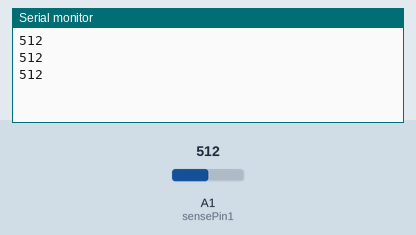
The sketch below on a simulated Arduino Uno, built with avr-gcc and run on an emulated ATmega328P. Shown: the last lines printed to the serial monitor. Inputs (shaded band) come from the test bench; at power-on: A1 (sensePin1) = 512.

Above: at 1.3 s.
1.4 s: A1 (sensePin1) set to 716
At 1.8 s:
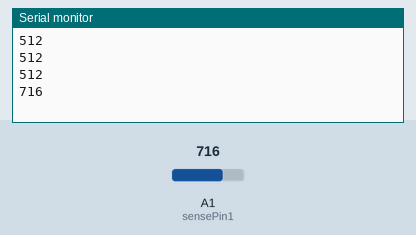
2.9 s: A1 (sensePin1) set to 900
At 3.4 s:
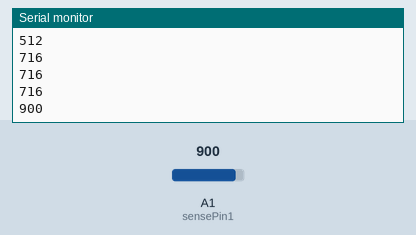
Timing chart, 0 to 5.9 s (numbered marks = the images above; inputs shaded):
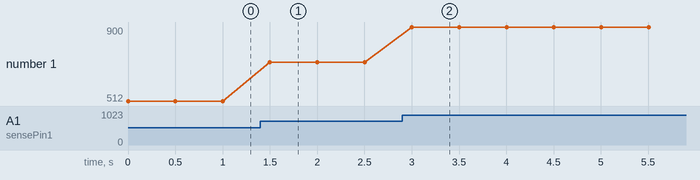

The sketch:

Jeremy_Blum_Tutorials_6.5.2.2.ino
```cpp
//Infrared Sensor

int sensePin0 = 0;
int sensePin1 = 1;
int ledPin9 = 9;


void setup() {
  analogReference(DEFAULT);
  Serial.begin(9600);

}

void loop() {
  int val1 = analogRead(sensePin1);
  Serial.println(val1);
  delay(500);

  //int val = analogRead(sensePin0);
  //int val2 = analogRead(sensePin1);
  //val = constrain(val,150,850); //for values <750 or >900, it resets them back to 750 and 900.
  //int ledLevel = map(val, 150, 850, 255, 0); //maps 750 to 255 and 900 to 0.
  //analogWrite(ledPin9, ledLevel);

}
```

Measured:
- after the input at 1.4 s, the serial monitor: prints a new line after 0.10 s (image 1)
- after the input at 2.9 s, the serial monitor: prints a new line after 0.10 s (image 2)
- plotted number 1: 512 → 716 after the input at 1.4 s, 716 → 900 after the input at 2.9 s
